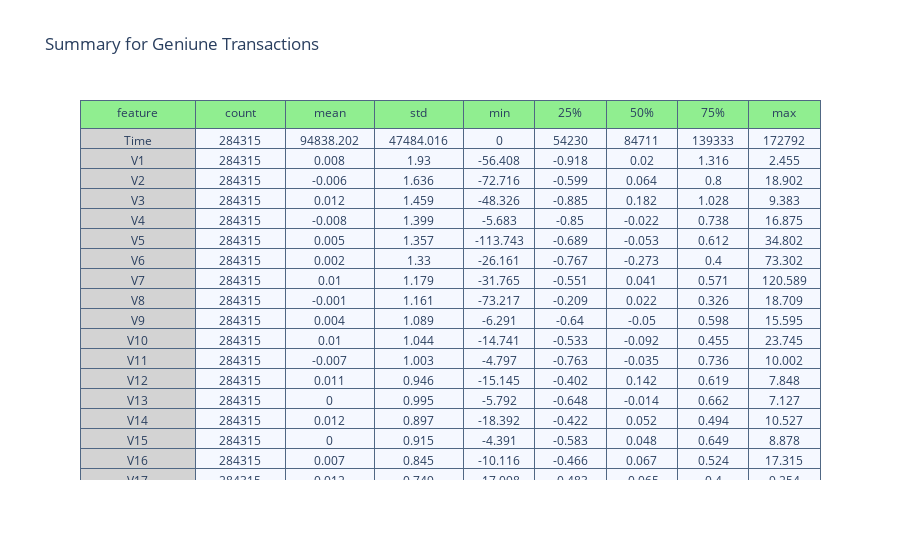

The cell this chart's notebook holds for it:
### Code cell
# Descriptive statistics of geniune transactions

configure_plotly_browser_state()

summary = (data[data['Class'] == 0].describe().transpose().reset_index())

summary = summary.rename(columns = {"index" : "feature"})
summary = np.around(summary,3)

val_lst = [summary['feature'], summary['count'],
           summary['mean'],summary['std'],
           summary['min'], summary['25%'],
           summary['50%'], summary['75%'], summary['max']]

trace  = go.Table(header = dict(values = summary.columns.tolist(),
                                line = dict(color = ['#506784']),
                                fill = dict(color = ['lightgreen']),
                               ),
                  cells  = dict(values = val_lst,
                                line = dict(color = ['#506784']),
                                fill = dict(color = ["lightgrey",'#F5F8FF'])
                               ),
                  columnwidth = [130,100,100,100,80,80,80,80,80])
layout = go.Layout(dict(title = "Summary for Geniune Transactions"))
figure = go.Figure(data=[trace],layout=layout)
py.iplot(figure)

### Figure 1 — Plotly figure (JSON) as saved in the notebook; plotly's stock layout.template omitted (floating-point values rounded to 4 significant figures; data arrays with more than 128 entries replaced by an {"elided": "..."} marker saying what was removed)
{"data": [{"columnwidth": [130, 100, 100, 100, 80, 80, 80, 80, 80], "cells": {"line": {"color": ["#506784"]}, "values": {"elided": "9x31 mixed values"}, "fill": {"color": ["lightgrey", "#F5F8FF"]}}, "type": "table", "header": {"line": {"color": ["#506784"]}, "values": ["feature", "count", "mean", "std", "min", "25%", "50%", "75%", "max"], "fill": {"color": ["lightgreen"]}}}], "layout": {"title": {"text": "Summary for Geniune Transactions"}}}
